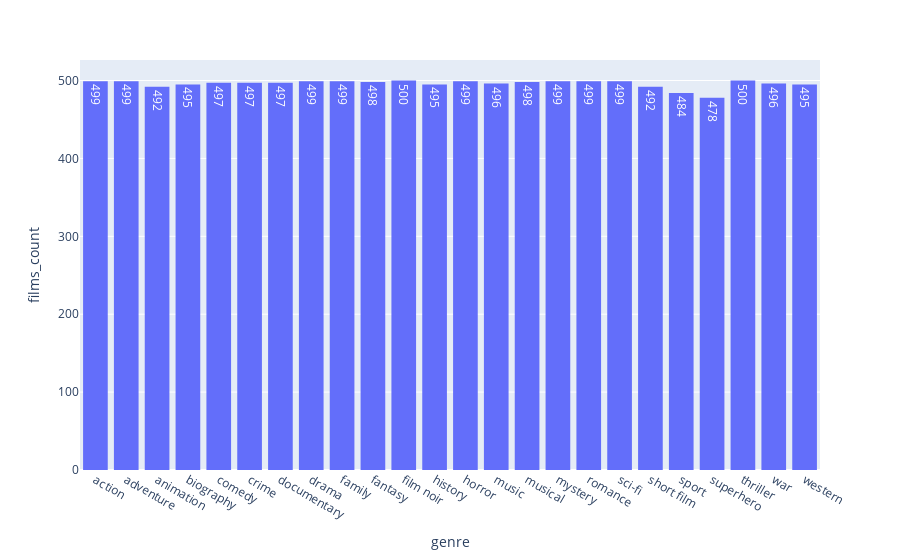

Here is the notebook cell this chart was saved with:
### Code cell
df_plot = df.groupby("genre", as_index=False).agg(films_count=("title_id", "count"))
fig = px.histogram(df_plot, x="genre", y="films_count", text_auto=True).update_layout(yaxis_title="films_count")

fig.show()

### Figure 1 — Plotly figure (JSON) as saved in the notebook; plotly's stock layout.template omitted (floating-point values rounded to 4 significant figures)
{"data": [{"alignmentgroup": "True", "bingroup": "x", "histfunc": "sum", "hovertemplate": "genre=%{x}<br>sum of films_count=%{y}<extra></extra>", "legendgroup": "", "marker": {"color": "#636efa", "pattern": {"shape": ""}}, "name": "", "offsetgroup": "", "orientation": "v", "showlegend": false, "texttemplate": "%{value}", "type": "histogram", "x": ["action", "adventure", "animation", "biography", "comedy", "crime", "documentary", "drama", "family", "fantasy", "film noir", "history", "horror", "music", "musical", "mystery", "romance", "sci-fi", "short film", "sport", "superhero", "thriller", "war", "western"], "xaxis": "x", "y": [499, 499, 492, 495, 497, 497, 497, 499, 499, 498, 500, 495, 499, 496, 498, 499, 499, 499, 492, 484, 478, 500, 496, 495], "yaxis": "y"}], "layout": {"barmode": "relative", "legend": {"tracegroupgap": 0}, "margin": {"t": 60}, "xaxis": {"anchor": "y", "domain": [0, 1], "title": {"text": "genre"}}, "yaxis": {"anchor": "x", "domain": [0, 1], "title": {"text": "films_count"}}}}
